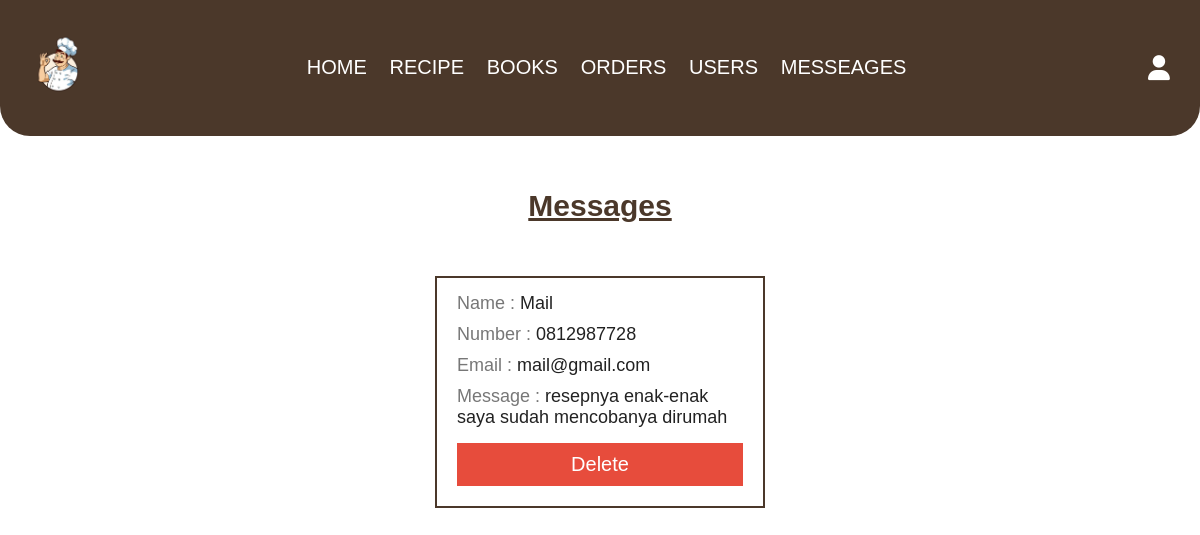
/admin/messages.php (signed in), run on the app's committed database.
### tables this page shows
CREATE TABLE `messages` (
  `id` int(100) NOT NULL,
  `user_id` int(100) NOT NULL,
  `name` varchar(100) NOT NULL,
  `email` varchar(100) NOT NULL,
  `number` varchar(12) NOT NULL,
  `message` varchar(500) NOT NULL
);

### admin/messages.php (the view, shortened to what this page needs)
<?php
include '../components/connect.php';
?>
<!DOCTYPE html>
<html lang="en">
<head>
   <link rel="stylesheet" href="https://cdnjs.cloudflare.com/ajax/libs/font-awesome/6.1.1/css/all.min.css">
   <link rel="stylesheet" href="../css/admin_style.css">
</head>
<body>
<?php include '../components/admin_header.php' ?>
<section class="messages">
   <h1 class="heading">Messages</h1>
   <div class="box-container">
   <?php
      $select_messages = $conn->prepare("SELECT * FROM `messages`");
      $select_messages->execute();
      if($select_messages->rowCount() > 0){
         while($fetch_messages = $select_messages->fetch(PDO::FETCH_ASSOC)){
   ?>
   <div class="box">
      <p> Name : <span><?= $fetch_messages['name']; ?></span> </p>
      <p> Number : <span><?= $fetch_messages['number']; ?></span> </p>
      <p> Email : <span><?= $fetch_messages['email']; ?></span> </p>
      <p> Message : <span><?= $fetch_messages['message']; ?></span> </p>
      <a href="messages.php?delete=<?= $fetch_messages['id']; ?>" class="delete-btn" onclick="return confirm('delete this message?');">delete</a>
   </div>
   <?php
         }
      }else{
         echo '<p class="empty">No Messages</p>';
      }
   ?>
   </div>
</section>
<br>
<br>
</body>
</html>

### css/admin_style.css (style rules this page uses)
:root { --main-color:#4834d4; --yellow:#fed330; --red:#e74c3c; --white:#fff; --black:#222; --light-color:#777; --border:.2rem solid var(--black); --border2 : .2rem solid var(--coklat); --coklat : #4b382a; --coklat2 : #795c32; }
* { font-family: 'Rubik', sans-serif; margin:0; padding:0; box-sizing: border-box; text-decoration: none; outline: none; border:none; }
html { font-size: 62.5%; overflow-x: hidden; scroll-behavior: smooth; stop-opacity: 7rem; }
body { background-color: var(--white); }
section { margin:0 auto; max-width: 1200px; padding:2rem; }
.btn, .delete-btn, .option-btn { margin-top: 1rem; cursor: pointer; width: 100%; color:var(--white); text-transform: capitalize; text-align: center; display: inline-block; font-size: 2rem; padding:1rem 1rem; transition: .2s linear; border-color: var(--coklat); background-color: var(--coklat2); }
.delete-btn { background-color: var(--red); color:var(--white); }
.heading { text-align: center; margin-bottom: 2rem; text-transform: capitalize; color:var(--black); font-size: 3rem; display: flex; justify-content: center; gap:1rem; flex-flow: column; min-height: 10rem; }
.messages .heading { font-size: 3rem; color:var(--coklat); text-transform: capitalize; text-decoration: underline; }
.messages .box-container { display: grid; grid-template-columns: repeat(auto-fit, 33rem); gap:1.5rem; justify-content: center; align-items: flex-start; }
.messages .box-container .box { box-shadow: var(--box-shadow); border:var(--border2); padding:2rem; padding-top: 1rem; }
.messages .box-container .box p { padding: .5rem 0; font-size: 1.8rem; color:var(--light-color); }
.messages .box-container .box p span { color:var(--black); }

### data on the page
messages: name "Mail", number "0812987728", email "mail@gmail.com", message "resepnya enak-enak saya sudah mencobanya dirumah"
